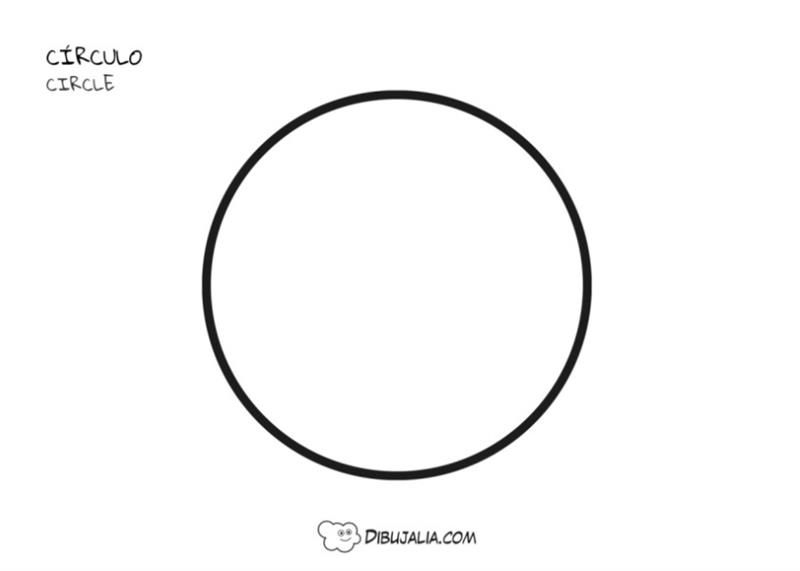
#> input picture test_4.png, 800 x 571 px
$ python main.py
#> lines starting #> are read from the running program, lines starting #| are printed output that depends on the picture; after the words box and inside, x2 and y2 are one past the last pixel; in counts of white or black regions, pixels touching at a corner belong together
import cv2
import numpy as np

def verificar_quadrado(imagem_path):

#> called with imagem_path = 'test_4.png'
    imagem = cv2.imread(imagem_path)
#> imagem is the input picture: shape (571, 800, 3); min 0, max 255, mean 248.9
    if imagem is None:
        return "Erro ao carregar imagem"

    imagem_cinza = cv2.cvtColor(imagem, cv2.COLOR_BGR2GRAY)
    cv2.imwrite('./image/imagem_cinza.jpg', imagem_cinza)

    # Aplica um filtro de bordas (Canny)
    bordas = cv2.Canny(imagem_cinza, 100, 200)
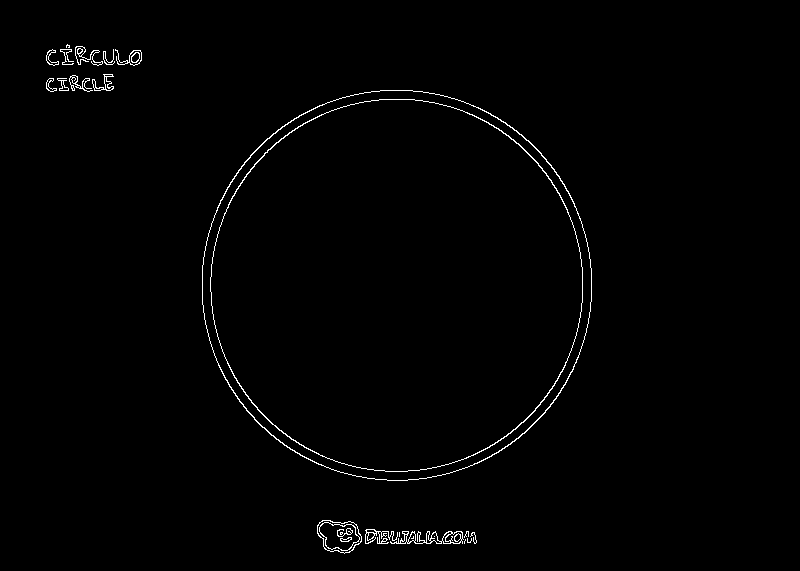
#> bordas: shape (571, 800); 0.99% white in thin lines or dots, all inside (x1, y1, x2, y2) = (46, 44, 592, 554)

    # Encontra os contornos na imagem
    contornos, _ = cv2.findContours(bordas, cv2.RETR_EXTERNAL, cv2.CHAIN_APPROX_SIMPLE)
#> contornos = 19 contours, 8 with area under 20; largest, box (x1, y1, x2, y2) and area: (202, 90, 592, 481) 119594, (317, 520, 362, 554) 1092, (390, 531, 464, 544) 412, (115, 49, 142, 66) 156, (92, 74, 114, 91) 119

    # Itera sobre os contornos encontrados
    for contorno in contornos:
        # Aproxima o contorno para uma forma poligonal
        epsilon = 0.04 * cv2.arcLength(contorno, True)
        contorno_aproximado = cv2.approxPolyDP(contorno, epsilon, True)

        # Verifica se o contorno tem 4 vértices (quadrado ou retângulo)
        if len(contorno_aproximado) == 4:
            # Verifica se os ângulos são próximos de 90 graus (quadrado)
            # Para um quadrado perfeito, a relação de lados seria 1:1
            # (relacionamento entre largura e altura)
            x, y, w, h = cv2.boundingRect(contorno_aproximado)
            if abs(w - h) < 0.1 * max(w, h):  # A diferença entre largura e altura deve ser pequena
                return "Sim, tem um quadrado na imagem"
#> this loop made 19 passes
#> (epsilon, contorno_aproximado, x, y, w, h) on passes 3, 18: (2.11, [[472, 532], [470, 536], [473, 532], [475, 543]], 470, 532, 6, 12), (10.66, [[75, 47], [78, 64], [77, 46], [102, 63]], 75, 46, 28, 19)
#> epsilon on passes 1, 2, 5, 8, 9, 10: 0.353, 0.866, 1.17, 5.46, 51.71, 2.81

    # Se nenhum quadrado for encontrado
    return "Não, não há um quadrado na imagem"

# Teste da função
imagem_path = 'test_4.png'
resultado = verificar_quadrado(imagem_path)
print(resultado)
